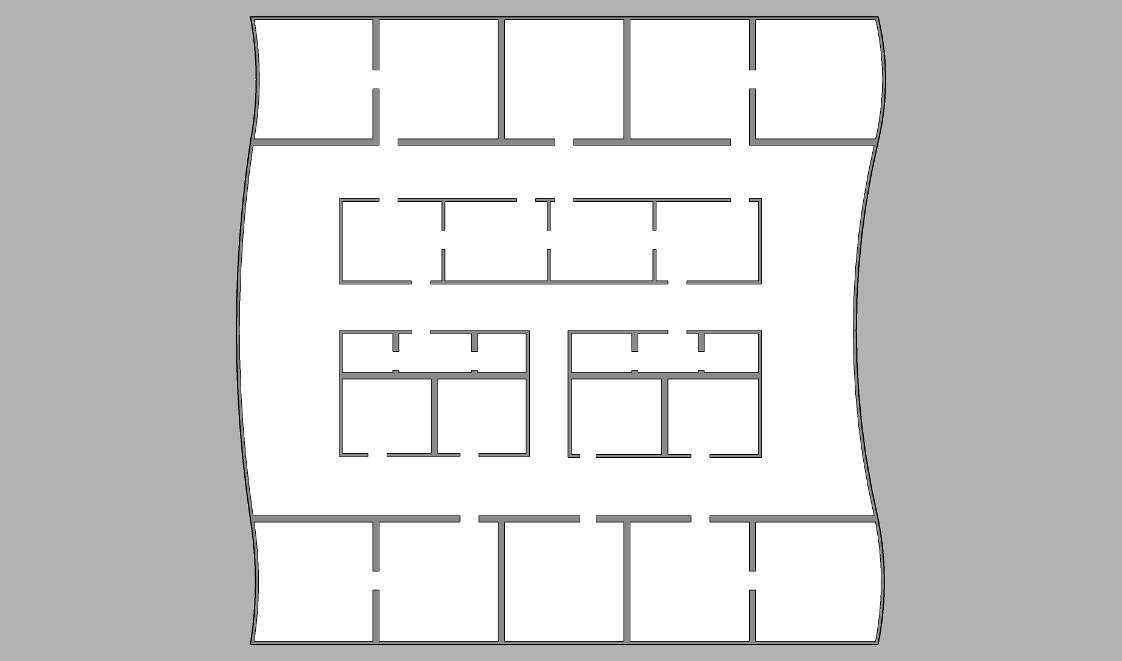
#> input picture static/project/Data/office_d.png, 1122 x 661 px
$ python final3.py
#> lines starting #> are read from the running program, lines starting #| are printed output that depends on the picture; after the words box and inside, x2 and y2 are one past the last pixel; in counts of white or black regions, pixels touching at a corner belong together
import cv2
import numpy as np
import os

print(os.getcwd())
from static.project.CamScanner import Camera


class RoomSegmentation:
    def __init__(self, m=1, b=5, min_dist=1600, min_l=100, image_name=None, image_file=None, base_dir=None,
                 media_upload=None):
#> called with m = 1, b = 15, min_dist = 1600, min_l = 100, image_name = './Data/office_d.png'
        self.m_thresh = m
        self.b_thresh = b
        self.l_thresh = min_dist
        self.first_line_tresh = min_l
        if base_dir is None:
            if image_file is None:
                self.img = cv2.imread(image_name, 0)
#> self.img is the input picture: shape (661, 1122); min 0, max 255, mean 211
                self.img = self.convert_to_bw(self.img, 200)
            else:
                self.img = image_file

        if base_dir is None:
            if image_name is None:
                if 'Camera' not in os.listdir('./results'):
                    os.mkdir("./results/Camera")
                self.dir = "./results/Camera"
            else:
                if image_name.split('.')[1].split('/')[-1] not in os.listdir('./results'):
                    os.mkdir('./results/' + image_name.split('.')[1].split('/')[-1])
                self.dir = './results/' + image_name.split('.')[1].split('/')[-1]
        else:
            if image_file is None:
                self.img = cv2.imread(media_upload, 0)
                self.img = self.convert_to_bw(self.img, 200)
            if image_name.split('.')[0] not in os.listdir(base_dir):
                os.mkdir(os.path.join(base_dir, image_name.split('.')[0]))
            self.dir = os.path.join(base_dir, image_name.split('.')[0])
        self.original_img = self.img.copy()


    # [59 lines left out: functions convert_to_sqr, run, circle_detection, not called in this run]

    def convert_to_bw(self, image, thresh):
#> called with thresh = 200
        for i in range(image.shape[0]):
            for j in range(image.shape[1]):
                if image[i][j] > thresh:
                    image[i][j] = 255
                else:
                    image[i][j] = 0
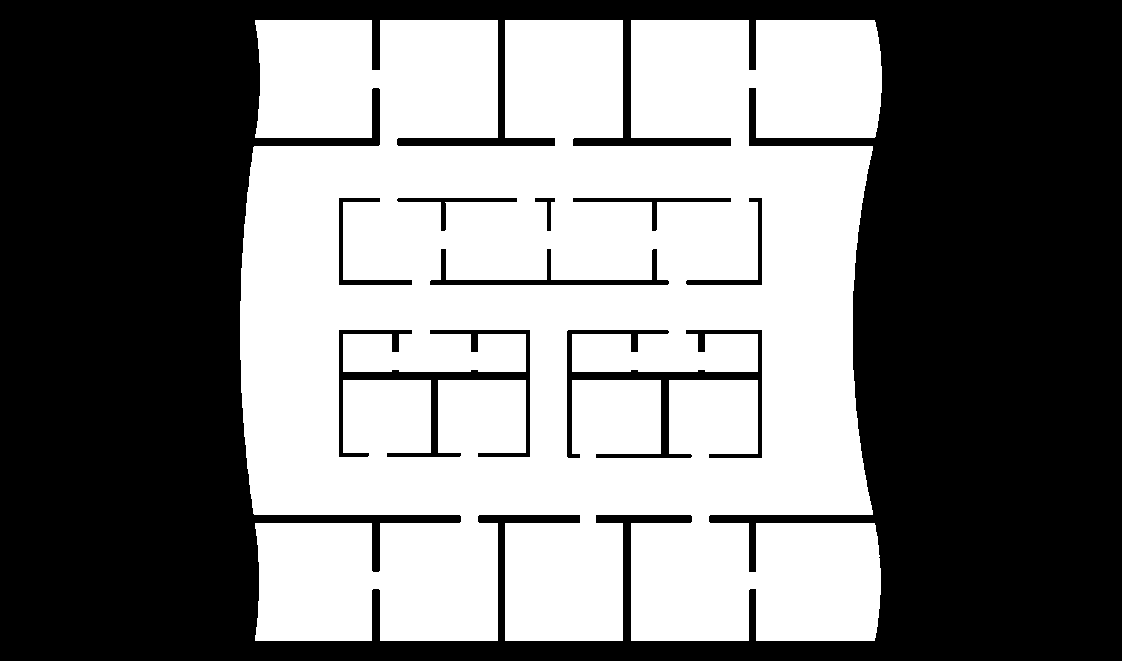
#> image: shape (661, 1122); 47.7% white; 1 white region, box (x1, y1, x2, y2) and area: (240, 20, 882, 641) 353776
        return image

    # [38 lines left out: functions line_segmentation, extend_lines, not called in this run]

    def draw_lines(self, img, lines, name):
        tmp = cv2.createLineSegmentDetector(1).drawSegments(img, lines)
        cv2.imshow(name, tmp)

    # [33 lines left out: functions connected_component, rotate_imge, transfer_to_original, not called in this run]


if __name__ == '__main__':
    # [17 lines of commented-out code are left out]

#> (the run stopped early here; a loop or call above may not have finished)

$ run again, with static/project/Data/office_a.png copied over static/project/Data/office_d.png
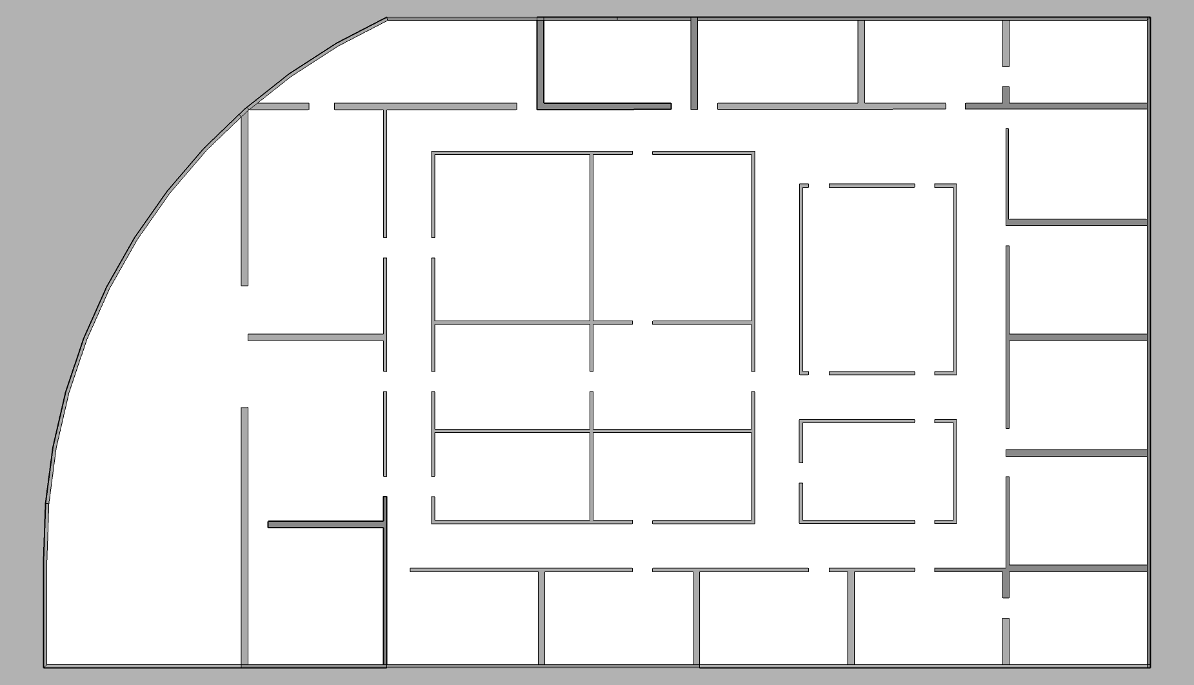
#> input picture static/project/Data/office_a.png, 1194 x 685 px
#> in __init__, self.img is the input picture: shape (685, 1194); min 0, max 255, mean 231.7
#> after the loop in convert_to_bw, `for i in range(image.shape[0]):`:
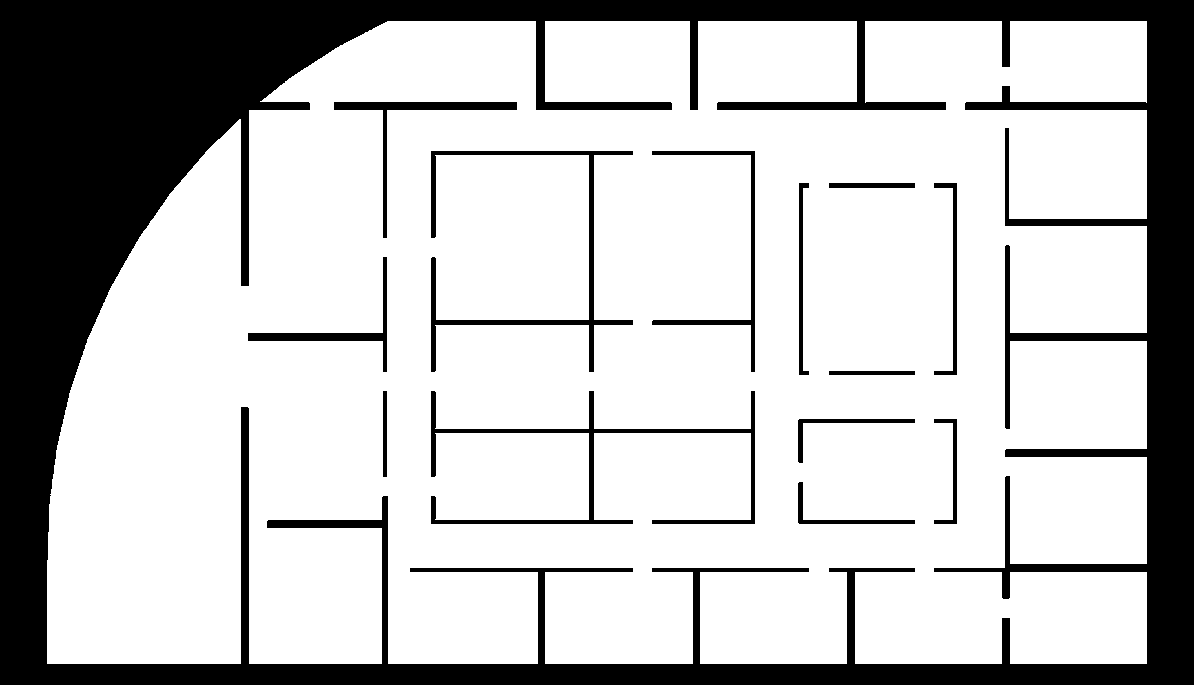
#> image: shape (685, 1194); 75.1% white; 14 black regions, largest, box (x1, y1, x2, y2) and area: (0, 0, 1194, 685) 185566, (431, 391, 755, 524) 4165, (431, 151, 633, 372) 3837

$ run again, with static/project/Data/office_b.png copied over static/project/Data/office_d.png
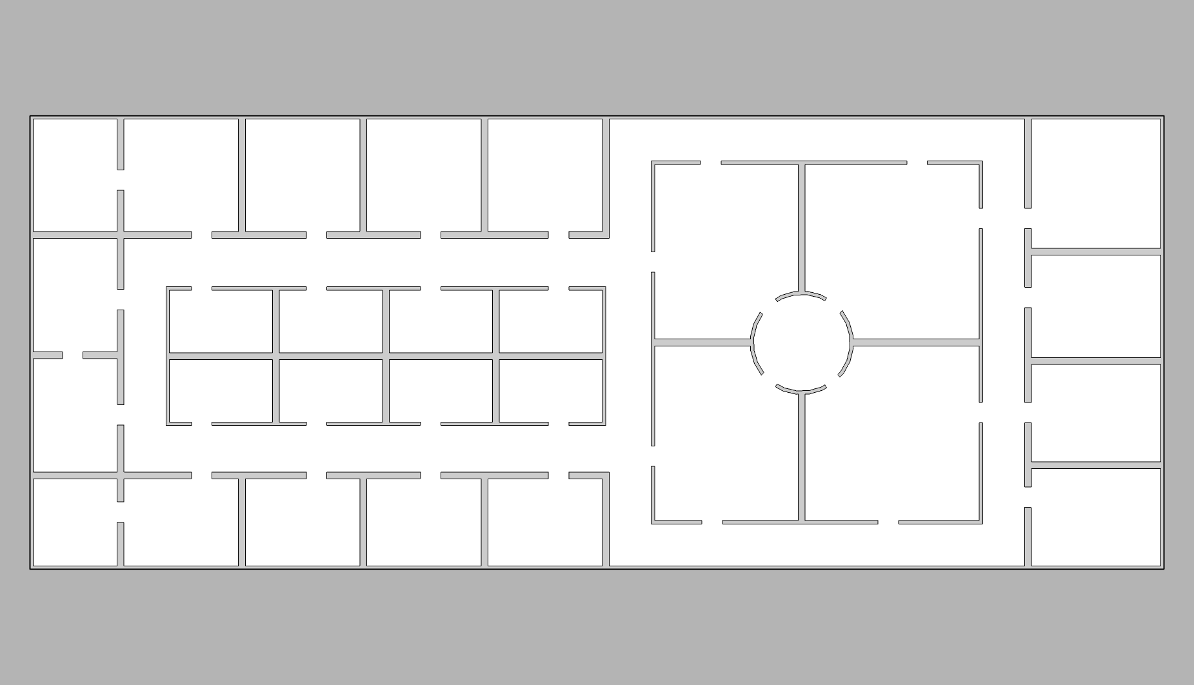
#> input picture static/project/Data/office_b.png, 1194 x 685 px
#> in __init__, self.img is the input picture: shape (685, 1194); min 0, max 255, mean 220.4
#> after the loop in convert_to_bw, `for i in range(image.shape[0]):`:
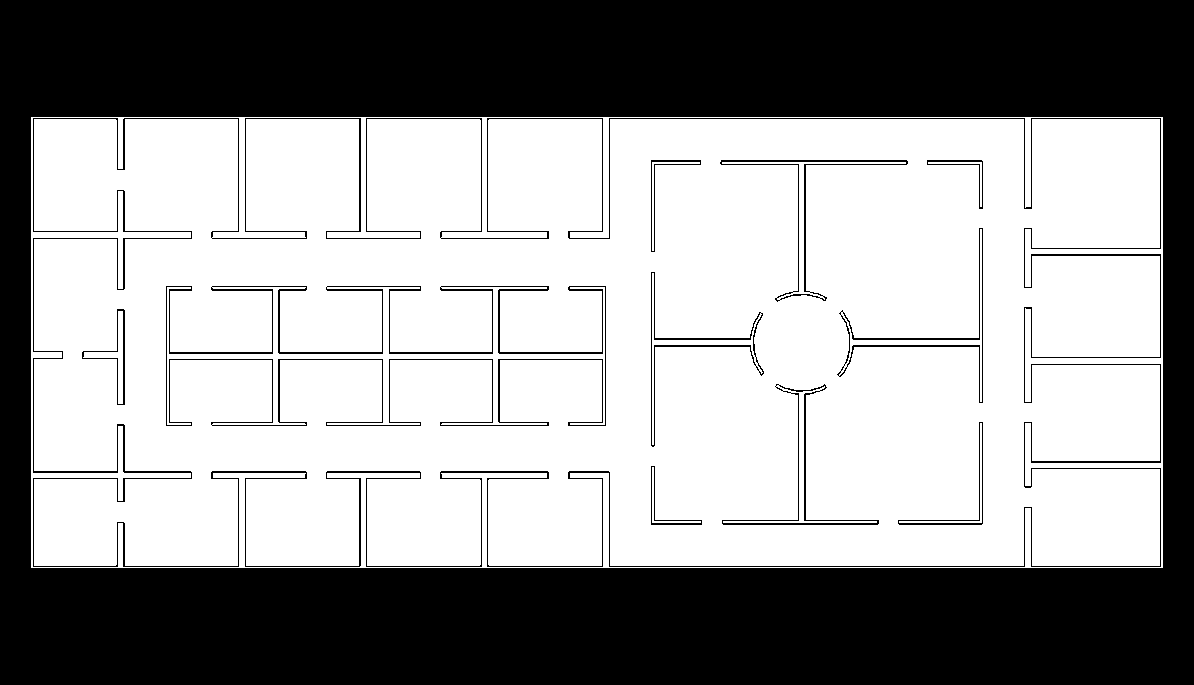
#> image: shape (685, 1194); 59.9% white; 12 black regions, largest, box (x1, y1, x2, y2) and area: (0, 0, 1194, 685) 307358, (33, 118, 1161, 567) 10091, (166, 286, 606, 426) 4543
